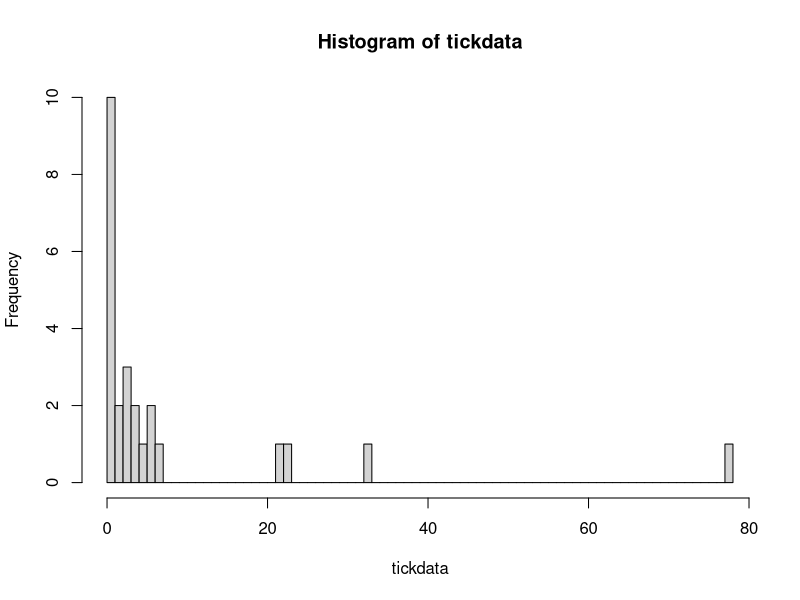
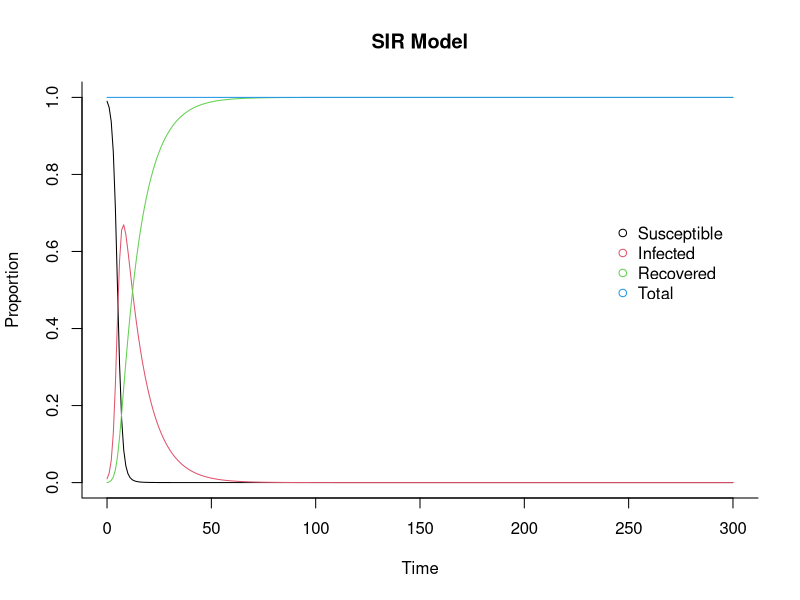
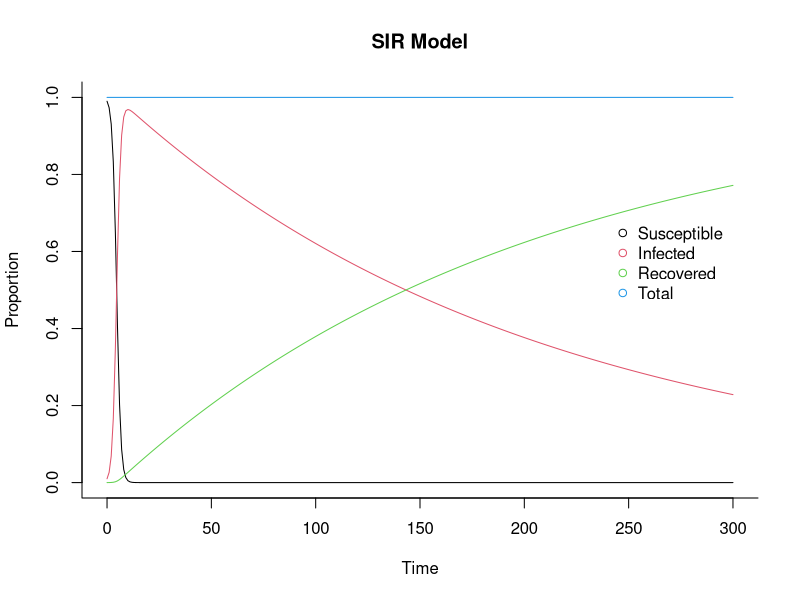
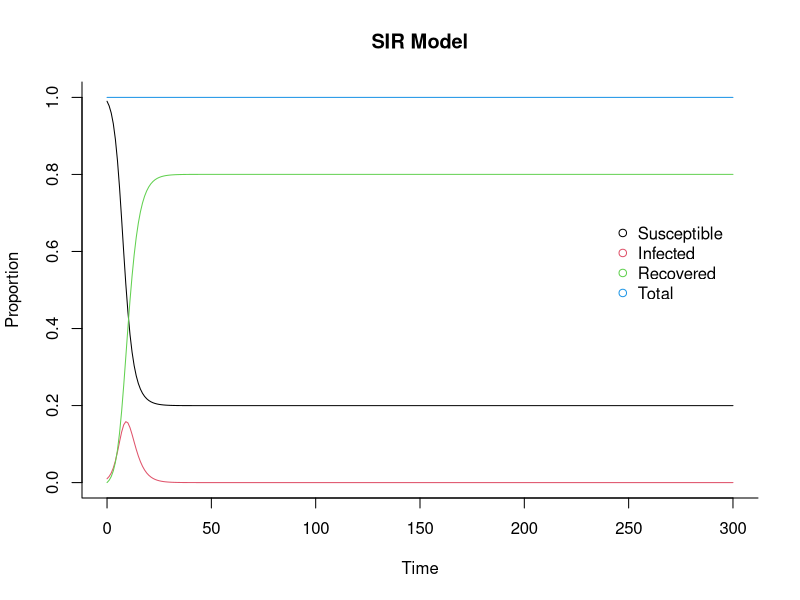

Write the R code that produced these figures, in order.
## ---- chunk 1
#data: number of ticks found on dogs sampled from a shelter
tickdata <- c(0,0,0,0,1,0,6,0,3,3,5,22,0,0,3,33,4,2,1,23,7,2,4,6,78)
hist (tickdata, breaks = 90)
## ---- chunk 2
library(deSolve)
## Create an SIR function
sir <- function(time, y, parameters) {   #time, state , parameters
  
  with(as.list(c(y, parameters)), {
    
    dS <- -beta * S * I
    dI <-  beta * S * I - gamma * I
    dR <-                 gamma * I
    dN <- dS + dI + dR
    
    return(list(c(dS, dI, dR, dN)))
  })
}

### Set parameters
## Proportion in each compartment: Susceptible 0.999999, Infected 0.000001, Recovered 0
#init       <- c(S = 1-1e-6, I = 1e-6, R = 0.0)
init <- c(S = 0.99, I = 0.01, R = 0, N = 1)
## beta: infection parameter; gamma: recovery parameter
#parameters <- c(beta = 1.4247, gamma = 0.14286)b=.0952381 g = 0.04761905
parameters <- c(beta = 1, gamma = .1) #gamma=0.1
## Time frame
times      <- seq(0, 300, by = 1)

## Solve using ode (General Solver for Ordinary Differential Equations)
out <- ode(y = init, times = times, func = sir, parms = parameters)
## change to data frame
out <- as.data.frame(out)
## Delete time variable
out$time <- NULL
## Show data
head(out, 10)

## Plot
matplot(x = times, y = out, type = "l",
        xlab = "Time", ylab = "Proportion", main = "SIR Model",
        lwd = 1, lty = 1, bty = "l", col = 1:4)

## Add legend
legend(240, 0.7, c("Susceptible", "Infected", "Recovered", "Total"), pch = 1, col = 1:4, bty = "n")
## ---- chunk 3
library(deSolve)
## Create an SIR function
sir <- function(time, y, parameters) {   #time, state , parameters
  
  with(as.list(c(y, parameters)), {
    
    dS <- -beta * S * I
    dI <-  beta * S * I - gamma * I
    dR <-                 gamma * I
    dN <- dS + dI + dR
    
    return(list(c(dS, dI, dR, dN)))
  })
}

### Set parameters
## Proportion in each compartment: Susceptible 0.999999, Infected 0.000001, Recovered 0
#init       <- c(S = 1-1e-6, I = 1e-6, R = 0.0)
init <- c(S = 0.99, I = 0.01, R = 0, N = 1)
## beta: infection parameter; gamma: recovery parameter
#parameters <- c(beta = 1.4247, gamma = 0.14286)b=.0952381 g = 0.04761905
parameters <- c(beta =1, gamma = .005) #gamma=0.1
## Time frame
times      <- seq(0, 300, by = 1)

## Solve using ode (General Solver for Ordinary Differential Equations)
out <- ode(y = init, times = times, func = sir, parms = parameters)
## change to data frame
out <- as.data.frame(out)
## Delete time variable
out$time <- NULL
## Show data
head(out, 10)

## Plot
matplot(x = times, y = out, type = "l",
        xlab = "Time", ylab = "Proportion", main = "SIR Model",
        lwd = 1, lty = 1, bty = "l", col = 1:4)

## Add legend
legend(240, 0.7, c("Susceptible", "Infected", "Recovered", "Total"), pch = 1, col = 1:4, bty = "n")
## ---- chunk 4
library(deSolve)
## Create an SIR function
sir <- function(time, y, parameters) {   #time, state , parameters
  
  with(as.list(c(y, parameters)), {
    
    dS <- -beta * S * I
    dI <-  beta * S * I - gamma * I
    dR <-                 gamma * I
    dN <- dS + dI + dR
    
    return(list(c(dS, dI, dR, dN)))
  })
}

### Set parameters
## Proportion in each compartment: Susceptible 0.999999, Infected 0.000001, Recovered 0
#init       <- c(S = 1-1e-6, I = 1e-6, R = 0.0)
init <- c(S = 0.99, I = 0.01, R = 0, N = 1)
## beta: infection parameter; gamma: recovery parameter
#parameters <- c(beta = 1.4247, gamma = 0.14286)b=.0952381 g = 0.04761905
parameters <- c(beta = .952, gamma = .476) #gamma=0.1
## Time frame
times      <- seq(0, 300, by = 1)

## Solve using ode (General Solver for Ordinary Differential Equations)
out <- ode(y = init, times = times, func = sir, parms = parameters)
## change to data frame
out <- as.data.frame(out)
## Delete time variable
out$time <- NULL
## Show data
head(out, 10)

## Plot
matplot(x = times, y = out, type = "l",
        xlab = "Time", ylab = "Proportion", main = "SIR Model",
        lwd = 1, lty = 1, bty = "l", col = 1:4)

## Add legend
legend(240, 0.7, c("Susceptible", "Infected", "Recovered", "Total"), pch = 1, col = 1:4, bty = "n")
